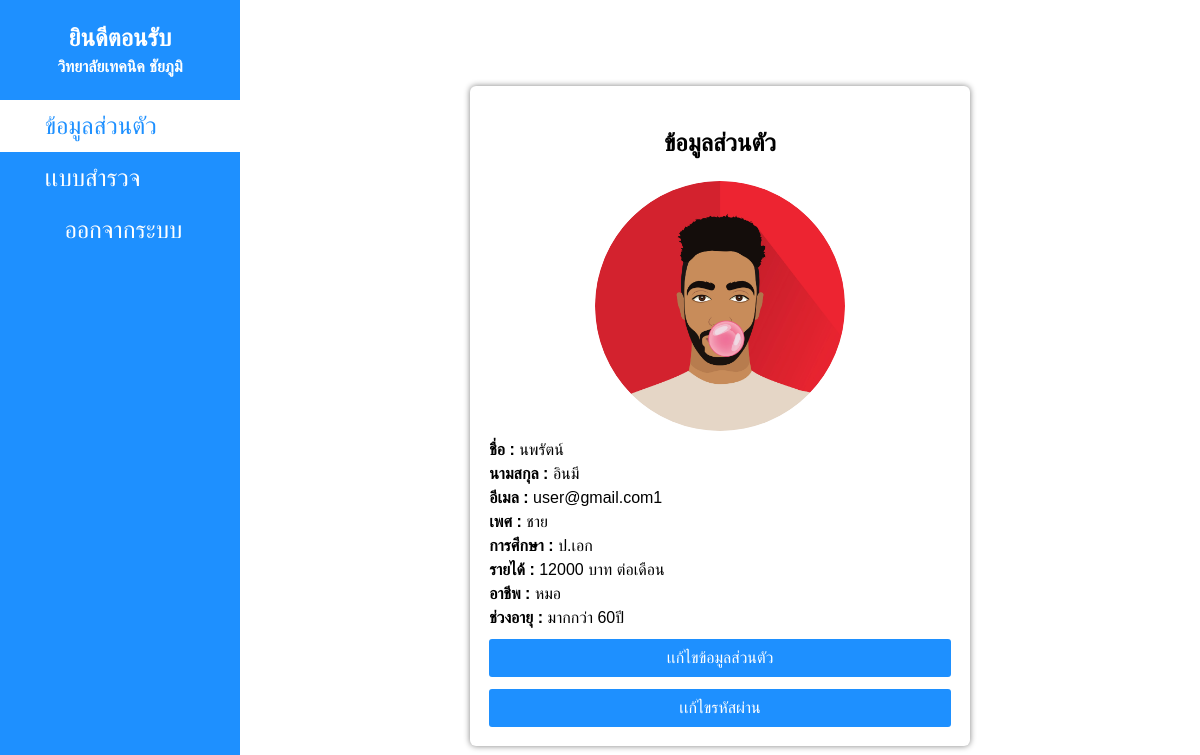
/user/profile.php (signed in), run on the app's committed database.
### tables this page shows
CREATE TABLE `users` (
  `user_id` int(11) NOT NULL,
  `fname` varchar(100) NOT NULL,
  `lname` varchar(100) NOT NULL,
  `email` varchar(100) NOT NULL,
  `password` varchar(100) NOT NULL,
  `sex` enum('ชาย','หญิง','อื่นๆ') NOT NULL,
  `education` varchar(100) NOT NULL,
  `pro` varchar(100) NOT NULL,
  `usg_status` enum('user','admin') NOT NULL,
  `status` enum('0','1') NOT NULL,
  `profile` varchar(255) NOT NULL,
  `age` varchar(200) NOT NULL,
  `orher` varchar(100) NOT NULL
);

### config/database.php (called while the page is built, shortened)
<?php
class Database{
    public $host = "localhost";
    public $username = "root";
    public $password = "";
    public $dbname = "p_poll";
    public $db;
    public function dbconect(){
        $this->db = new mysqli($this->host, $this->username, $this->password, $this->dbname);
        $this->db->set_charset("utf8mb4");
    }
    public function selectwhere($table, $where){
        $condition = "";
         foreach($where as $key => $value){
            $condition .= $key . " = '" . $value . "' AND ";
         }
         $condition = substr($condition, 0, -5);
         $sql = "SELECT * FROM " . $table . " WHERE " . $condition . " ";
         $result = $this->db->query($sql);
         $list = array();
         while($data = $result->fetch_assoc()){
            $list[] = $data;
         }
         return $list;
    }
}
?>

### config/load.php (called while the page is built, shortened)
<?php
require_once 'database.php';
$db = new Database();
?>

### user/profile.php (the view)
<?php
$url = "profile";
require_once 'header.php';
$where = array(
    'user_id' => $_SESSION['user_id'],
);
$log = $db->selectwhere('users', $where);
foreach($log as $row);
?>
<body>
<div class="d-center">
        <div class="box-fixed boxset-form">
            <div class="form-profile">
    <h2>ข้อมูลส่วนตัว</h2>
    <div class="img-profile">
    <center>
        <img src="<?php echo $row['profile'] ?>" >
    </center>
    </div>
    <p><b>ชื่อ : </b><?php echo $row['fname'] ?></p>
    <p><b>นามสกุล : </b><?php echo $row['lname'] ?></p>
    <p><b>อีเมล : </b><?php echo $row['email'] ?></p>
    <p><b>เพศ : </b><?php echo $row['sex']; ?></p>
    <p><b>การศึกษา : </b><?php echo $row['education']; ?></p>
    <p><b>รายได้ : </b><?php echo $row['pro']; ?></p>
    <p><b>อาชีพ : </b><?php echo $row['orher']; ?></p>
    <p><b>ช่วงอายุ : </b><?php echo $row['age']; ?></p>
    <a href="edit_profile.php">เเก้ไขข้อมูลส่วนตัว</a>
    <a href="forgot.php">เเก้ไขรหัสผ่าน</a>
    </div>
        </div>
    </div>
</body>
</html>

### user/header.php (shortened to what this page needs)
<?php require_once '../config/load.php'; ?>
<!DOCTYPE html>
<html lang="en">
<head>
    <link rel="stylesheet" href="../config/style.css">
</head>
<?php require_once 'sidebar.php'; ?>
<div class="content">

### user/sidebar.php (shortened to what this page needs)
<!DOCTYPE html>
<html lang="en">
<head>
    <link rel="stylesheet" href="config/style.css">
</head>
<body>
    <div class="sidebar">
        <h2>ยินดีตอนรับ</h2>
        <h4>วิทยาลัยเทคนิค ชัยภูมิ</h4>
        <ul>
            <li><a class="<?php echo $url == 'profile' ?"active":""; ?>" href="profile.php"><img src="" alt="">&nbsp;<span>ข้อมูลส่วนตัว</span></a></li>
            <li><a class="<?php echo $url == 'poll' ?"active":""; ?>" href="poll.php"><img src="" alt="">&nbsp;<span>เเบบสำรวจ</span></a></li>
            <li><a class="btn-logout" href="logout.php" onclick="return confirm('คุณต้องการออกจากระบบ')"><img src="" alt="">&nbsp;<span>ออกจากระบบ</span></a></li>
        </ul>
    </div>
</body>
</html>

### config/style.css (style rules this page uses)
* { margin: 0; padding: 0; box-sizing: border-box; font-family: Arial,sans-serif; }
.sidebar { background-color: dodgerblue; width: 20vw; height: 100vh; top:0; left:0; position: fixed; }
.sidebar h2 { margin-top: 24px; color:white; text-align: center; margin-bottom: 6px; }
.sidebar h4 { margin-bottom: 24px; color:white; text-align: center; }
.sidebar ul { padding: 0; }
.sidebar li a { text-decoration: none; color:white; padding: 12px 38px; font-size: 24px; display: flex; align-items: center; }
.sidebar .btn-logout { justify-content: center; }
.active { background-color: white; color:dodgerblue !important; }
.content { margin-left: 20vw; padding: 16px; }
.d-center { display: flex; justify-content: center; align-items: center; height: 100vh; }
.box-fixed { box-shadow: 0px 0px 6px 0px gray; padding: 1.2rem; border-radius: 6px; }
.boxset-form { width: 500px; }
.form-profile h2 { text-align: center; margin-top: 24px; margin-bottom: 24px; }
.form-profile p { margin-top: 6px; margin-bottom: 6px; }
.form-profile a { display: block; text-align: center; text-decoration: none; color:dodgerblue; margin-top: 12px; }
.form-profile .img-profile { display: flex; justify-content: center; }
.form-profile .img-profile img { width: 250px; height: 250px; border-radius: 100%; }
.form-profile a { display: block; width: 100%; padding: 10px; border-radius: 3px; border: none; background-color: dodgerblue; color:white; cursor: pointer; }
h2,h1 { text-align: center; margin-top: 24px; margin-bottom: 24px; }

### data on the page
users: profile (picture), fname "นพรัตน์", lname "อินมี", email "user@gmail.com1", sex "ชาย", education "ป.เอก", pro "12000 บาท ต่อเดือน", orher "หมอ", age "มากกว่า 60ปี"
